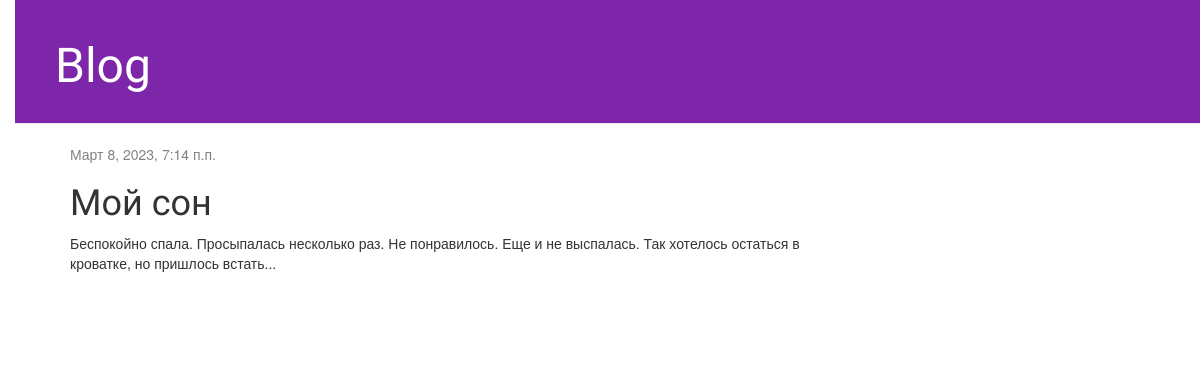
The app's page /post/2/ with its own data.
### blog/models.py (models this page shows, shortened)
class Post(models.Model):
    author = models.ForeignKey(settings.AUTH_USER_MODEL, on_delete=models.CASCADE)
    title = models.CharField(max_length=200)
    text = models.TextField()
    created_date = models.DateTimeField(default=timezone.now)
    published_date = models.DateTimeField(blank=True, null=True)

### blog/views.py (the view)
# urls.py: path('post/<int:pk>/', views.post_detail, name = 'post_detail'),
def post_detail(request, pk):
    post = get_object_or_404(Post, pk = pk)
    return render(request, 'blog/post_detail.html', {'post': post})

### blog/templates/blog/post_detail.html (shortened to what this page needs)
{% extends 'blog/base.html' %}
{% block content %}
    <div class="post">
        {% if post.published_date %}
            <div class="date">
                {{ post.published_date }}
            </div>
        {% endif %}
        <h1>{{ post.title }}</h1>
        <p>{{ post.text|linebreaksbr }}</p>
    </div>
{% endblock %}

### blog/static/css/blog.css (style rules this page uses)
body { padding-left: 15px; }
h1, h2, h3, h4 { font-family: 'Lobster', cursive; }
.date { color: #828282; }
.post { margin-bottom: 70px; }

### records on screen
Post: published_date "Март 8, 2023, 7:14 п.п.", title "Мой сон", text "Беспокойно спала. Просыпалась несколько раз. Не понравилось. Еще и не выспалась. Так хотелось остаться в кроватке, но пришлось встать..."
